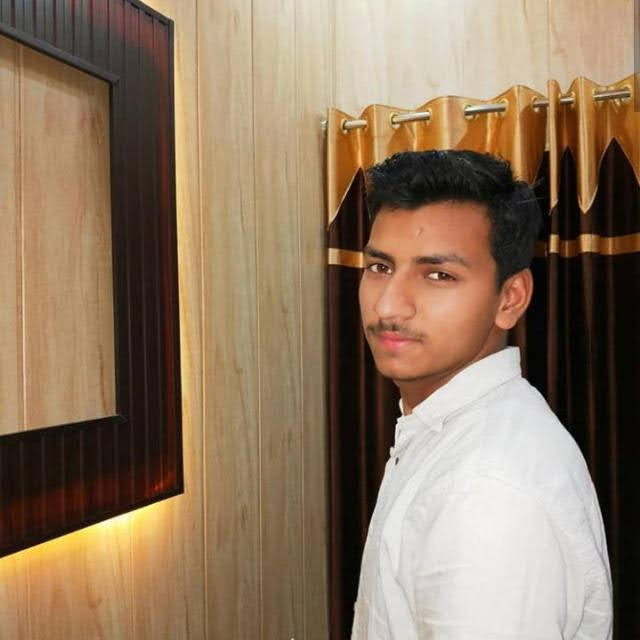
#> input picture arpit.jpg, 640 x 640 px
$ jupyter execute 'pencil skech.ipynb'
#> lines starting #> are read from the running program, lines starting #| are printed output that depends on the picture
[cell 1]
import cv2

[cell 2]
image = cv2.imread("arpit.jpg")
#> image is the input picture: shape (640, 640, 3); mean B, G, R 96.6, 120.2, 142.7
cv2.imshow("dog", image)
cv2.waitKey(0)

[cell 3]
gray_image = cv2.cvtColor(image, cv2.COLOR_BGR2GRAY)
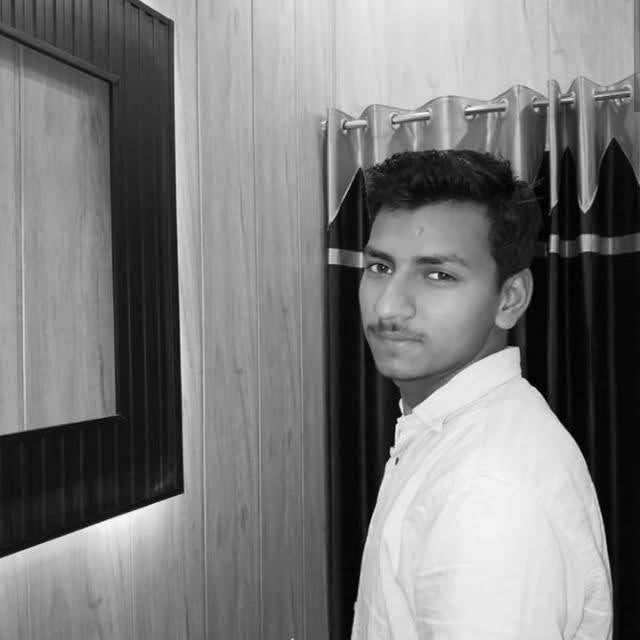
#> gray_image: shape (640, 640); min 0, max 252, mean 124.3
cv2.imshow("New image", gray_image)
cv2.waitKey(0)

[cell 4]
inverted_image = 255 - gray_image
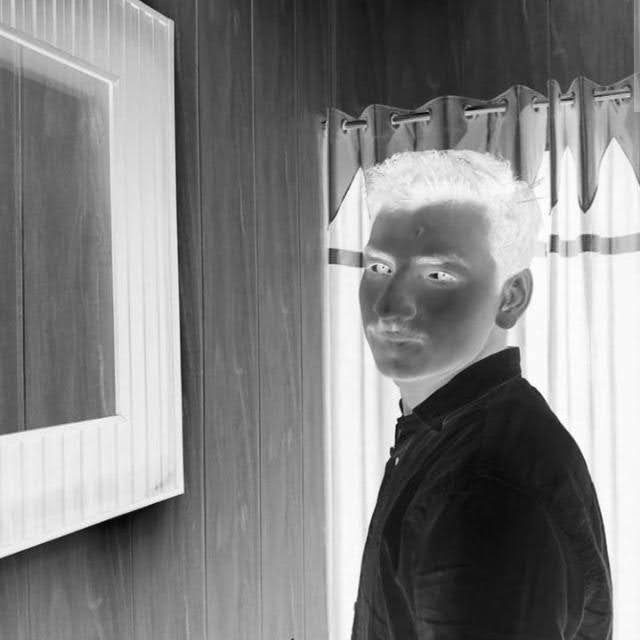
#> inverted_image: shape (640, 640); min 3, max 255, mean 130.7
cv2.imshow("Inverted", inverted_image)
cv2.waitKey()

[cell 5]
blurred = cv2.GaussianBlur(inverted_image, (21, 21), 0)
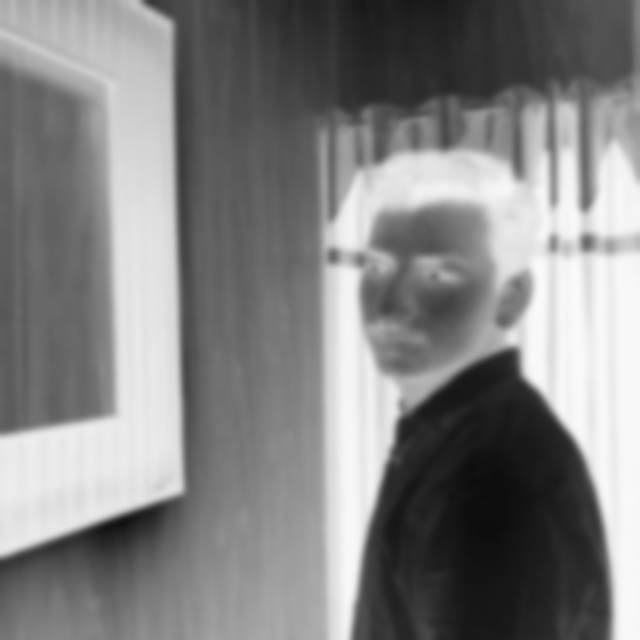
#> blurred: shape (640, 640); min 13, max 250, mean 130.7

[cell 6]
inverted_blurred = 255 - blurred
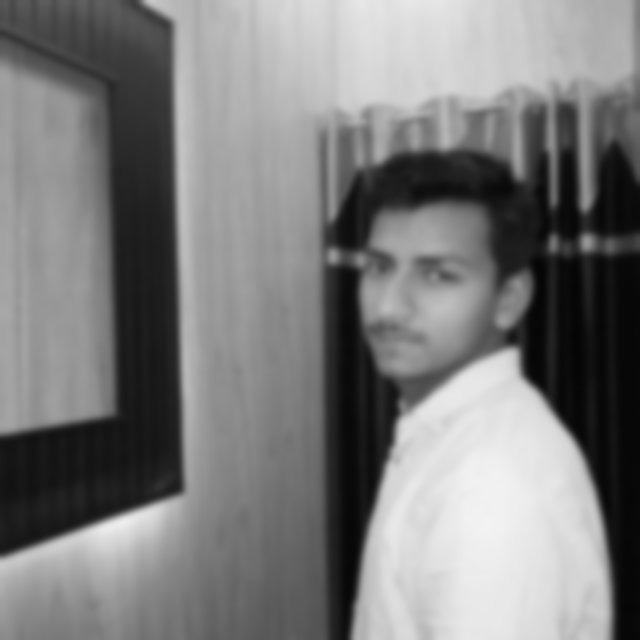
#> inverted_blurred: shape (640, 640); min 5, max 242, mean 124.3
pencil_sketch = cv2.divide(gray_image, inverted_blurred, scale=256.0)
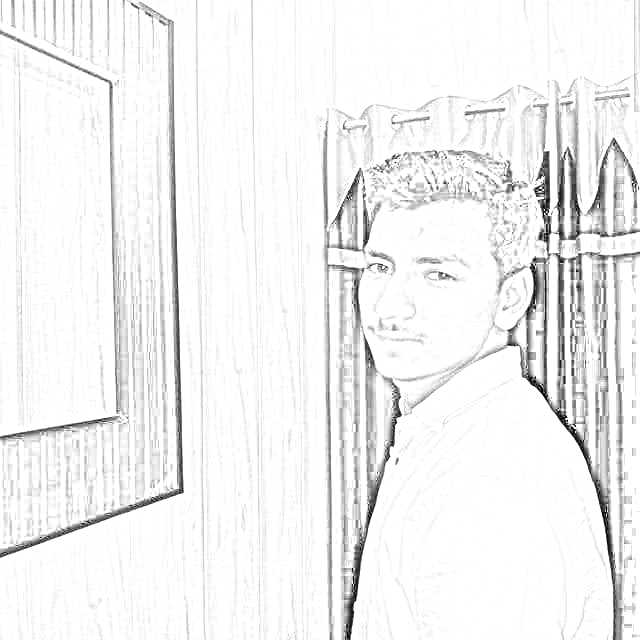
#> pencil_sketch: shape (640, 640); min 0, max 255, mean 241.1
cv2.imshow("Sketch", pencil_sketch)
cv2.waitKey(0)

$ run again, with dog.jpg copied over arpit.jpg
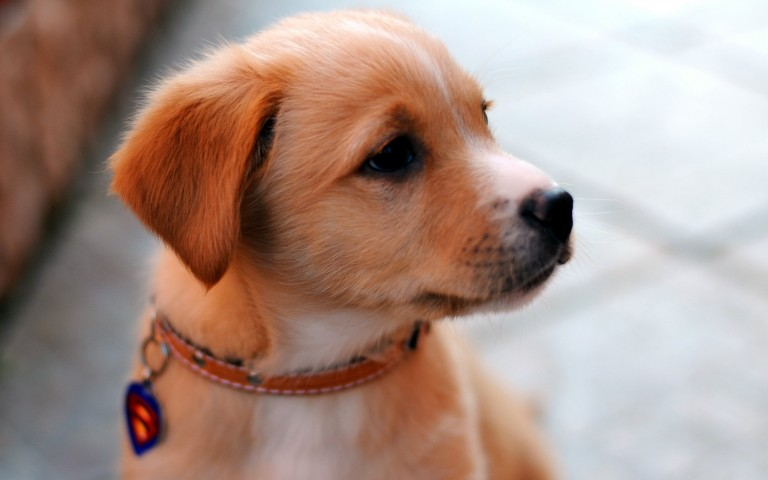
#> input picture dog.jpg, 768 x 480 px
#> image is the input picture: shape (480, 768, 3); mean B, G, R 134.8, 145.1, 169.5
#> `inverted_image = 255 - gray_image`:
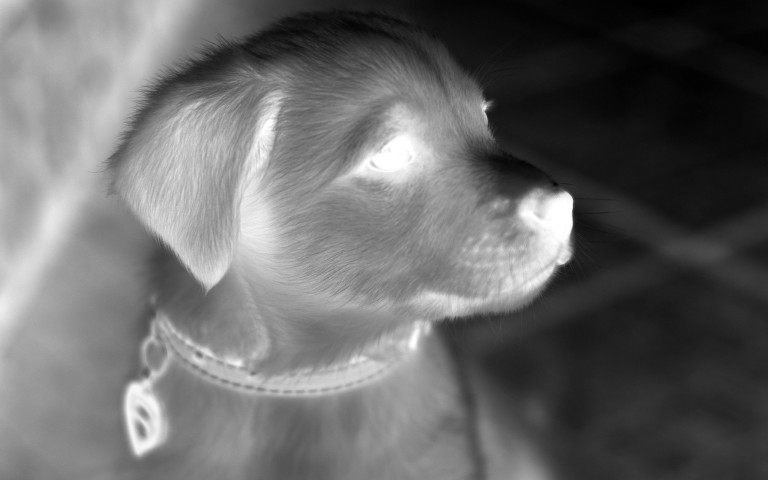
#> inverted_image: shape (480, 768); min 0, max 255, mean 103.8
#> `pencil_sketch = cv2.divide(gray_image, inverted_blurred, scale=256.0)`:
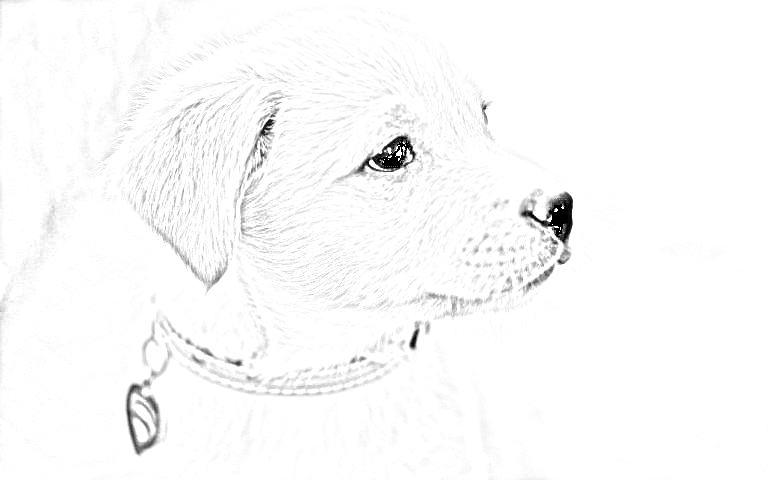
#> pencil_sketch: shape (480, 768); min 0, max 255, mean 250.2
